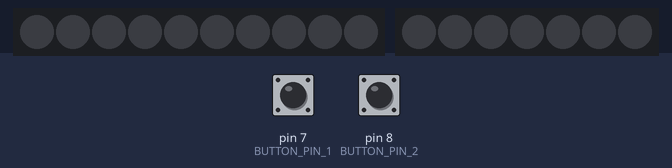
The sketch below on a simulated Arduino Uno, built with avr-gcc and run on an emulated ATmega328P. On the bench: 10 RGB LEDs in strip order, left to right, 7 RGB LEDs in strip order, left to right. The test bench sets the inputs (shaded band); at power-on: pin 7 (BUTTON_PIN_1) HIGH, pin 8 (BUTTON_PIN_2) HIGH.

Above: at 1.2 s.
1.3 s: pin 7 (BUTTON_PIN_1) pulled LOW for 0.15 s
At 2.0 s:
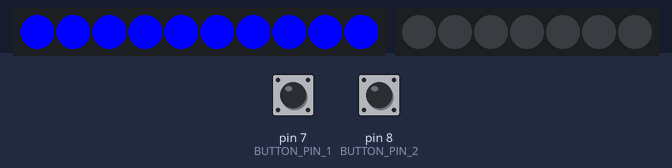
2.9 s: pin 8 (BUTTON_PIN_2) pulled LOW for 0.15 s
At 3.6 s:
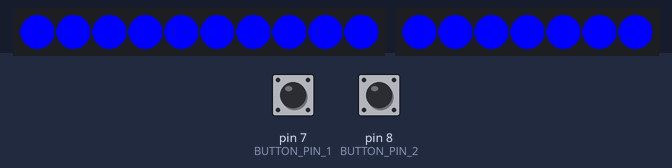
4.6 s: pin 7 (BUTTON_PIN_1) pulled LOW for 1 s
At 4.61 s:
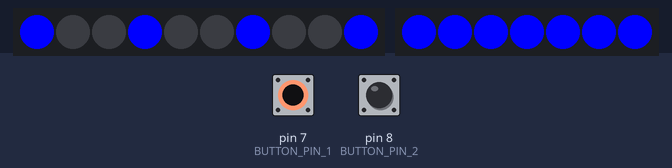

Measured:
- after the input at 1.3 s, the LEDs: first change at once (image 1 shows a later state)
- after the input at 2.9 s, the LEDs: first change at once (image 2 shows a later state)
- after the input at 4.6 s, the LEDs: change at once (image 3)

The sketch:

reator-arc-neopixel-2-buttons.ino
```cpp
#include <Adafruit_NeoPixel.h>

#define BUTTON_PIN_1   7
#define BUTTON_PIN_2   8
#define PIXEL_PIN_1    2
#define PIXEL_PIN_2    3
#define PIXEL_COUNT_1    10 // circulo externo
#define PIXEL_COUNT_2    7 // circulo interno


Adafruit_NeoPixel strip1(PIXEL_COUNT_1, PIXEL_PIN_1, NEO_GRB + NEO_KHZ800);
Adafruit_NeoPixel strip2(PIXEL_COUNT_2, PIXEL_PIN_2, NEO_GRB + NEO_KHZ800);

boolean oldState1 = HIGH;
boolean oldState2 = HIGH;
int mode1 = 0;
int mode2 = 0;

void setup() {
  pinMode(BUTTON_PIN_1, INPUT_PULLUP);
  pinMode(BUTTON_PIN_2, INPUT_PULLUP);
  strip1.begin();
  strip2.begin();
  strip1.show();
  strip2.show();
}

void loop() {
  boolean newState1 = digitalRead(BUTTON_PIN_1);
  boolean newState2 = digitalRead(BUTTON_PIN_2);

  if (newState1 == LOW && oldState1 == HIGH) {
    mode1 = (mode1 + 1) % 4;
    handleMode(strip1, mode1);
  }
  oldState1 = newState1;

  if (newState2 == LOW && oldState2 == HIGH) {
    mode2 = (mode2 + 1) % 4;
    handleMode(strip2, mode2);
  }
  oldState2 = newState2;
}

void handleMode(Adafruit_NeoPixel &strip, int mode) {
  switch (mode) {
    case 0:
      colorWipe(strip, strip.Color(0, 0, 0), 50);
      break;
    case 1:
      colorWipe(strip, strip.Color(0, 0, 255), 50);
      break;
    case 2:
      theaterChase(strip, strip.Color(0, 0, 255), 50);
      break;
    case 3:
      fade(strip, strip.Color(0, 0, 255));
      break;
  }
}

void colorWipe(Adafruit_NeoPixel &strip, uint32_t color, int wait) {
  for (int i = 0; i < strip.numPixels(); i++) {
    strip.setPixelColor(i, color);
    strip.show();
    delay(wait);
  }
}

void theaterChase(Adafruit_NeoPixel &strip, uint32_t color, int wait) {
  for (int a = 0; a < 500; a++) {
    for (int b = 0; b < 3; b++) {
      strip.clear();
      for (int c = b; c < strip.numPixels(); c += 3) {
        strip.setPixelColor(c, color);
      }
      strip.show();
      delay(wait);
    }
  }
}

void fade(Adafruit_NeoPixel &strip, uint32_t color) {
  int steps = 100;
  for (int a = 0; a < 500; a++) {
    for (int s = 0; s <= steps; s++) {
      uint8_t r = (uint8_t)((color >> 16) & 0xFF);
      uint8_t g = (uint8_t)((color >> 8) & 0xFF);
      uint8_t b = (uint8_t)(color & 0xFF);
      r = (r * s) / steps;
      g = (g * s) / steps;
      b = (b * s) / steps;
      uint32_t fadeColor = ((uint32_t)r << 16) | ((uint32_t)g << 8) | b;
      colorWipe(strip, fadeColor, 1);
    }
  }
}
```
